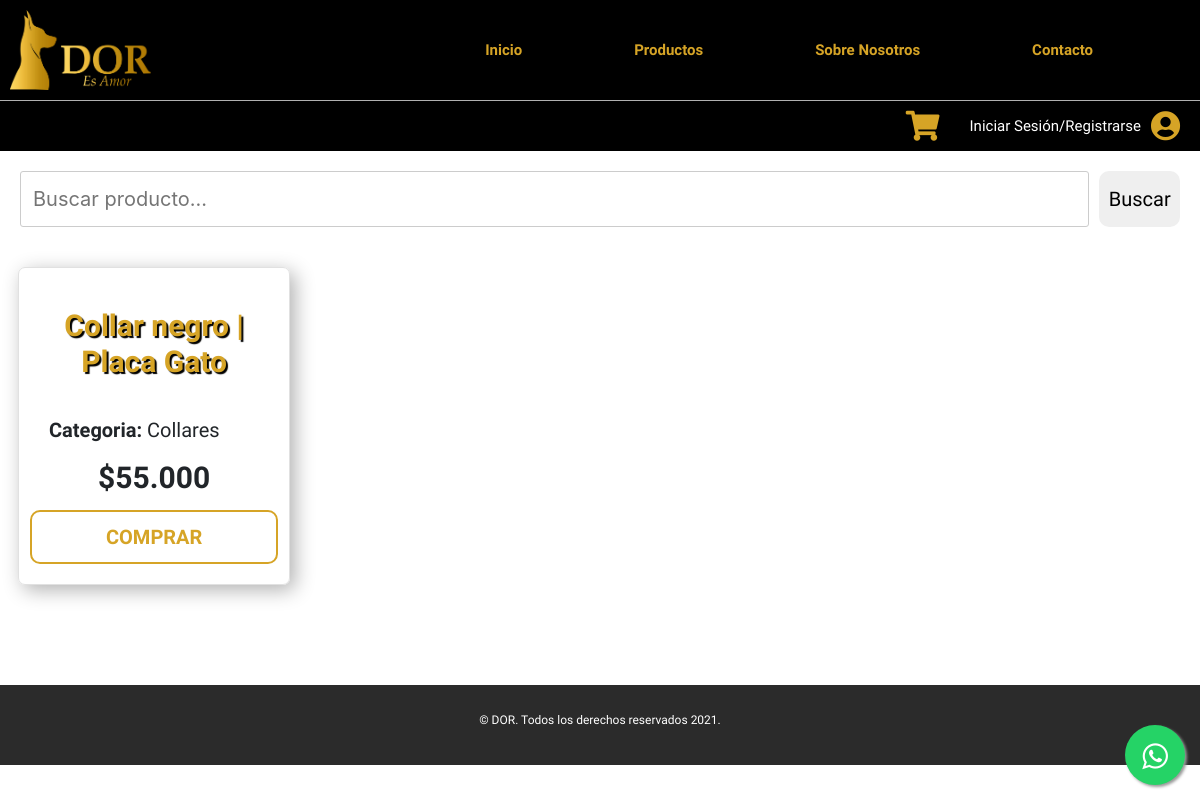
Page /categoriaselect.php?categoria=Collares&animal=Gatos on the earlier database version.
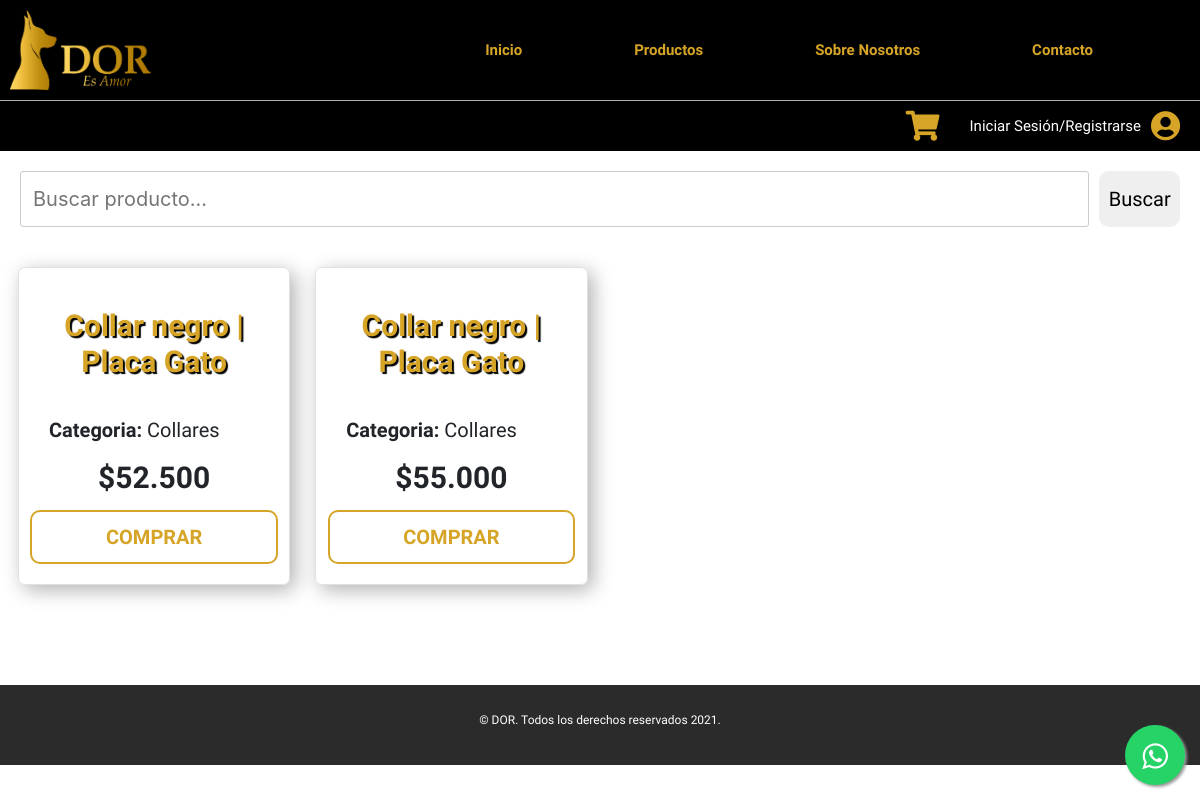
Same page on the later database version.
### tables this page shows
CREATE TABLE `productos` (
  `id` int(10) NOT NULL,
  `nombre` varchar(50) NOT NULL,
  `categoria` varchar(20) NOT NULL,
  `img` varchar(130) NOT NULL,
  `animal` varchar(20) NOT NULL,
  `descripcion` varchar(700) NOT NULL,
  `valor` int(7) NOT NULL
);

### categoriaselect.php (the view, shortened to what this page needs)
<!DOCTYPE html>
<html lang="en">
<head>
        <?php extract($_GET);
        $categoria = $_GET['categoria'];
        $animal = $_GET['animal'];
        ?>
    <?php
    include('php/head.php');
    ?>
</head>
<body>
    <?php
    include('php/whatsapp.php');
    include('php/header.php');
    ?>
    <form action="busqueda.php?animal=<?php echo $animal?>&categoria=<?php echo $categoria?>" method="POST" class="cont_buscador">
        <input type="text" placeholder="Buscar producto..." class="buscador" name="buscador">
        <input type="submit" value="Buscar" class="btn_buscar">
    </form>
    <main class="contenedor div_seccion">
        <?php
        include('conexion.php');
        $query = "SELECT * FROM productos WHERE categoria = '$categoria' AND animal = '$animal' ORDER BY valor";
        $result = mysqli_query($conexiondb, $query);
        while ($row = mysqli_fetch_array($result)) {
        ?>
            <div class="producto">
                <h2 class="titulos"><?php echo $row['nombre'] ?></h2>
                <div class="info_producto">
                    <p>Categoria: <span><?php echo $row['categoria'] ?></span></p>
                </div>
                <p>$<?php echo number_format($row['valor'], 0, '', '.');?></p>
                <a href="comprarproducto.php?id=<?php echo $row['id'] ?>" class="boton_comprar">Comprar</a>
            </div>
        <?php } ?>
    </main>
    <?php
    include('php/footer.php');
    ?>
</body>
</html>

Differences in the rows shown:
added productos: nombre "Collar negro | Placa Gato", categoria "Collares", valor "52.500"
